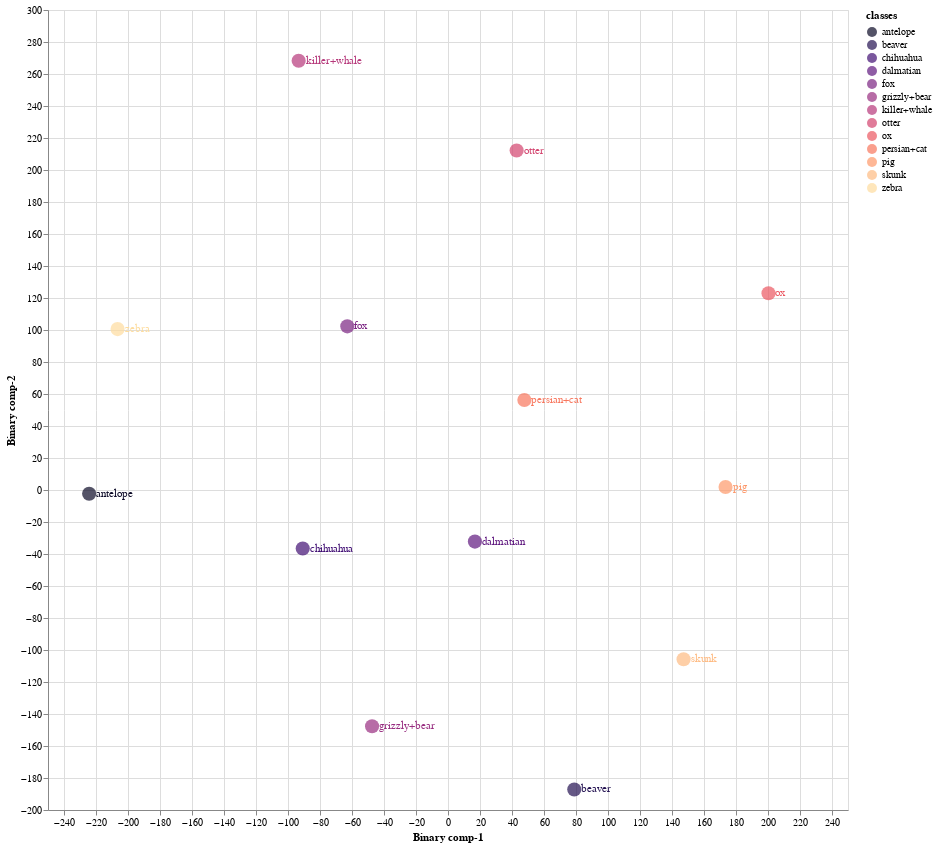
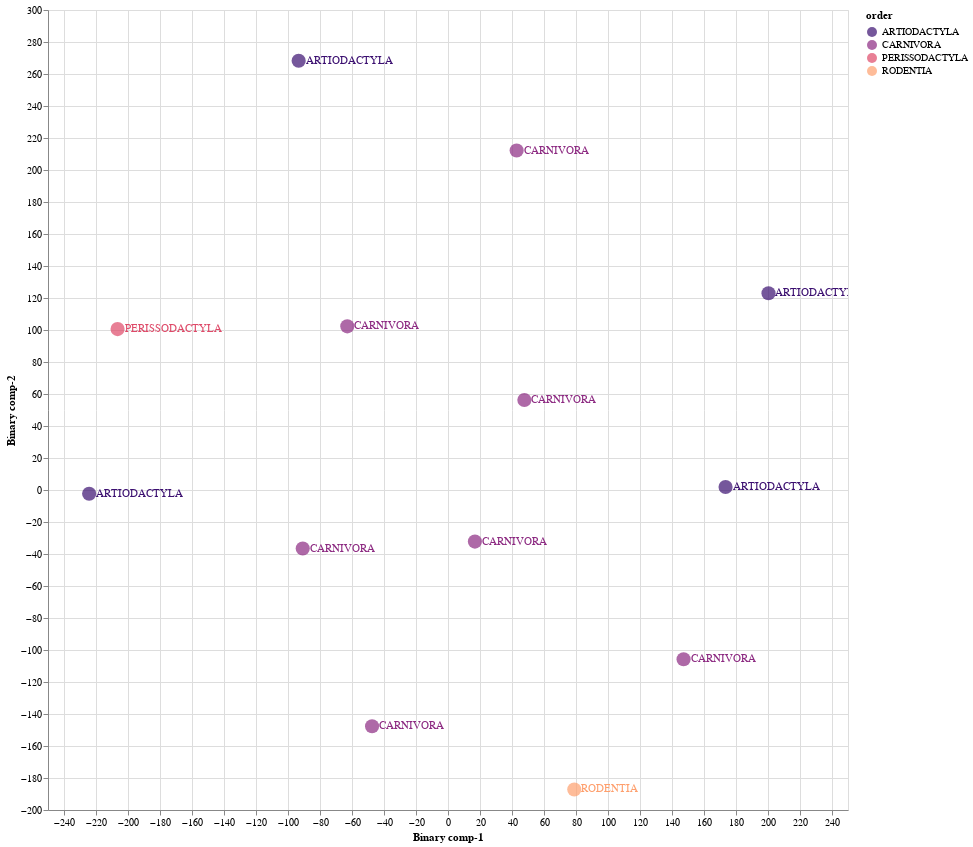

The cell these charts' notebook holds for them, in order:
### Markdown cell above
### 8.2 Train Validation Split 02

### Code cell
Train02 = CZSL(mode = "Train", 
               split = 2, 
               DNN = ProjectionNetwork1, 
               epochs = 40, 
               bs = 8, 
               numunits = 1024, 
               lr = 0.1, 
               optimiser = nn.Sigmoid(), 
               dropout = 0.2, 
               mom = 0, 
               wd = 0,  
               device = 'cuda', 
               checkpoint = CP2, 
               pred_type = 'Probabilistic', 
               dist_type = 'cosine')

#mode
#1. "Train" - Use Train Val split
#2. "Test" - For Unseen Test Data

#split
# 1 -Train/Val Split 1
# 2 -Train/Val Split 2
# 3 -Train/Val Split 3

#pred_type
#1. "Probabilistic" - continous real numbers giving probability for prdiction to be 1
#2. "Deterministic" - 1 or 0 prediction values

#dist_type
#1. euclidean
#2. cosine
#3. hamming
#4. jaccard

### Figure 1 — Vega-Lite specification as saved in the notebook (floating-point values rounded to 4 significant figures)
{"config": {"view": {"continuousWidth": 400, "continuousHeight": 300}}, "layer": [{"mark": {"type": "circle", "size": 200}, "encoding": {"color": {"field": "classes", "scale": {"scheme": "Magma"}, "type": "nominal"}, "x": {"field": "Binary comp-1", "type": "quantitative"}, "y": {"field": "Binary comp-2", "type": "quantitative"}}, "height": 800, "selection": {"selector015": {"type": "interval", "bind": "scales", "encodings": ["x", "y"]}}, "width": 800}, {"mark": {"type": "text", "align": "left", "baseline": "middle", "dx": 7}, "encoding": {"color": {"field": "classes", "scale": {"scheme": "Magma"}, "type": "nominal"}, "text": {"field": "classes", "type": "nominal"}, "x": {"field": "Binary comp-1", "type": "quantitative"}, "y": {"field": "Binary comp-2", "type": "quantitative"}}, "height": 800, "width": 800}], "data": {"name": "data-1a6ca63be6502a2bce331b2e5d01ecc6"}, "$schema": "https://vega.github.io/schema/vega-lite/v4.17.0.json", "datasets": {"data-1a6ca63be6502a2bce331b2e5d01ecc6": [{"Binary comp-1": -224.3, "Binary comp-2": -2.363, "classes": "antelope", "sciName": "Antilope_cervicapra", "animal_label": 1, "animal_class": "antelope", "mainCommonName": "Blackbuck", "otherCommonNames": "Indian Antelope", "class": "Mammalia", "infraclass": "Placentalia", "magnorder": "Boreoeutheria", "superorder": "Laurasiatheria", "order": "ARTIODACTYLA", "suborder": "RUMINANTIA", "infraorder": "PECORA", "parvorder": null, "superfamily": null, "family": "BOVIDAE", "subfamily": "ANTILOPINAE", "tribe": "ANTILOPINI", "genus": "Antilope"}, {"Binary comp-1": -47.45, "Binary comp-2": -147.7, "classes": "grizzly+bear", "sciName": "Ursus_arctos", "animal_label": 2, "animal_class": "grizzly+bear", "mainCommonName": "Brown Bear", "otherCommonNames": "Grizzly Bear|Kodiak Bear", "class": "Mammalia", "infraclass": "Placentalia", "magnorder": "Boreoeutheria", "superorder": "Laurasiatheria", "order": "CARNIVORA", "suborder": "CANIFORMIA", "infraorder": "ARCTOIDEA", "parvorder": null, "superfamily": "URSOIDEA", "family": "URSIDAE", "subfamily": "URSINAE", "tribe": null, "genus": "Ursus"}, {"Binary comp-1": -93.34, "Binary comp-2": 268.3, "classes": "killer+whale", "sciName": "Orcinus_orca", "animal_label": 3, "animal_class": "killer+whale", "mainCommonName": "Killer Whale", "otherCommonNames": "Orca", "class": "Mammalia", "infraclass": "Placentalia", "magnorder": "Boreoeutheria", "superorder": "Laurasiatheria", "order": "ARTIODACTYLA", "suborder": "WHIPPOMORPHA", "infraorder": "CETACEA", "parvorder": "ODONTOCETI", "superfamily": "DELPHINOIDEA", "family": "DELPHINIDAE", "subfamily": "INCERTAE SEDIS", "tribe": null, "genus": "Orcinus"}, {"Binary comp-1": 78.91, "Binary comp-2": -187.2, "classes": "beaver", "sciName": "Aplodontia_rufa", "animal_label": 4, "animal_class": "beaver", "mainCommonName": "Mountain Beaver", "otherCommonNames": "Boomer|Sewellel|Point Arena Mountain Beaver|Point Reyes Mountain Beaver", "class": "Mammalia", "infraclass": "Placentalia", "magnorder": "Boreoeutheria", "superorder": "Euarchontoglires", "order": "RODENTIA", "suborder": "SCIUROMORPHA", "infraorder": null, "parvorder": null, "superfamily": null, "family": "APLODONTIIDAE", "subfamily": null, "tribe": null, "genus": "Aplodontia"}, {"Binary comp-1": 16.82, "Binary comp-2": -32.24, "classes": "dalmatian", "sciName": "Canis_familiaris", "animal_label": 5, "animal_class": "dalmatian", "mainCommonName": "Domestic Dog", "otherCommonNames": "Dog|Dingo|Feral Dog|New Guinea Singing Dog|Village Dog", "class": "Mammalia", "infraclass": "Placentalia", "magnorder": "Boreoeutheria", "superorder": "Laurasiatheria", "order": "CARNIVORA", "suborder": "CANIFORMIA", "infraorder": "CANOIDEA", "parvorder": null, "superfamily": null, "family": "CANIDAE", "subfamily": null, "tribe": null, "genus": "Canis"}, {"Binary comp-1": 47.73, "Binary comp-2": 56.27, "classes": "persian+cat", "sciName": "Felis_catus", "animal_label": 6, "animal_class": "persian+cat", "mainCommonName": "Domestic Cat", "otherCommonNames": "Cat", "class": "Mammalia", "infraclass": "Placentalia", "magnorder": "Boreoeutheria", "superorder": "Laurasiatheria", "order": "CARNIVORA", "suborder": "FELIFORMIA", "infraorder": "FELOIDEA", "parvorder": null, "superfamily": null, "family": "FELIDAE", "subfamily": "FELINAE", "tribe": null, "genus": "Felis"}, {"Binary comp-1": 147.2, "Binary comp-2": -105.8, "classes": "skunk", "sciName": "Spilogale_putorius", "animal_label": 11, "animal_class": "skunk", "mainCommonName": "Alleghanian Spotted Skunk", "otherCommonNames": "Eastern Spotted Skunk", "class": "Mammalia", "infraclass": "Placentalia", "magnorder": "Boreoeutheria", "superorder": "Laurasiatheria", "order": "CARNIVORA", "suborder": "CANIFORMIA", "infraorder": "ARCTOIDEA", "parvorder": null, "superfamily": "MUSTELOIDEA", "family": "MEPHITIDAE", "subfamily": "MEPHITINAE", "tribe": null, "genus": "Spilogale"}, {"Binary comp-1": 200.3, "Binary comp-2": 122.9, "classes": "ox", "sciName": "Bos_sauveli", "animal_label": 21, "animal_class": "ox", "mainCommonName": "Kouprey", "otherCommonNames": "Gray Ox|Indochinese Forest Ox", "class": "Mammalia", "infraclass": "Placentalia", "magnorder": "Boreoeutheria", "superorder": "Laurasiatheria", "order": "ARTIODACTYLA", "suborder": "RUMINANTIA", "infraorder": "PECORA", "parvorder": null, "superfamily": null, "family": "BOVIDAE", "subfamily": "BOVINAE", "tribe": "BOVINI", "genus": "Bos"}, {"Binary comp-1": -62.93, "Binary comp-2": 102.3, "classes": "fox", "sciName": "Vulpes_lagopus", "animal_label": 22, "animal_class": "fox", "mainCommonName": "Arctic Fox", "otherCommonNames": "Polar Fox", "class": "Mammalia", "infraclass": "Placentalia", "magnorder": "Boreoeutheria", "superorder": "Laurasiatheria", "order": "CARNIVORA", "suborder": "CANIFORMIA", "infraorder": "CANOIDEA", "parvorder": null, "superfamily": null, "family": "CANIDAE", "subfamily": null, "tribe": null, "genus": "Vulpes"}, {"Binary comp-1": -90.78, "Binary comp-2": -36.59, "classes": "chihuahua", "sciName": "Canis_familiaris", "animal_label": 33, "animal_class": "chihuahua", "mainCommonName": "Domestic Dog", "otherCommonNames": "Dog|Dingo|Feral Dog|New Guinea Singing Dog|Village Dog", "class": "Mammalia", "infraclass": "Placentalia", "magnorder": "Boreoeutheria", "superorder": "Laurasiatheria", "order": "CARNIVORA", "suborder": "CANIFORMIA", "infraorder": "CANOIDEA", "parvorder": null, "superfamily": null, "family": "CANIDAE", "subfamily": null, "tribe": null, "genus": "Canis"}, {"Binary comp-1": 42.9, "Binary comp-2": 212.2, "classes": "otter", "sciName": "Aonyx_capensis", "animal_label": 36, "animal_class": "otter", "mainCommonName": "African Clawless Otter", "otherCommonNames": "Cape Clawless Otter", "class": "Mammalia", "infraclass": "Placentalia", "magnorder": "Boreoeutheria", "superorder": "Laurasiatheria", "order": "CARNIVORA", "suborder": "CANIFORMIA", "infraorder": "ARCTOIDEA", "parvorder": null, "superfamily": "MUSTELOIDEA", "family": "MUSTELIDAE", "subfamily": "LUTRINAE", "tribe": null, "genus": "Aonyx"}, {"Binary comp-1": -206.5, "Binary comp-2": 100.5, "classes": "zebra", "sciName": "Equus_grevyi", "animal_label": 38, "animal_class": "zebra", "mainCommonName": "Grevy's Zebra", "otherCommonNames": "Imperial Zebra", "class": "Mammalia", "infraclass": "Placentalia", "magnorder": "Boreoeutheria", "superorder": "Laurasiatheria", "order": "PERISSODACTYLA", "suborder": "HIPOMORPHA", "infraorder": null, "parvorder": null, "superfamily": null, "family": "EQUIDAE", "subfamily": null, "tribe": null, "genus": "Equus"}, {"Binary comp-1": 173.5, "Binary comp-2": 1.881, "classes": "pig", "sciName": "Sus_domesticus", "animal_label": 42, "animal_class": "pig", "mainCommonName": "Domestic Pig", "otherCommonNames": "Hog|Pig|Swine", "class": "Mammalia", "infraclass": "Placentalia", "magnorder": "Boreoeutheria", "superorder": "Laurasiatheria", "order": "ARTIODACTYLA", "suborder": "SUINA", "infraorder": null, "parvorder": null, "superfamily": null, "family": "SUIDAE", "subfamily": null, "tribe": null, "genus": "Sus"}]}}

### Figure 2 — Vega-Lite specification as saved in the notebook (floating-point values rounded to 4 significant figures)
{"config": {"view": {"continuousWidth": 400, "continuousHeight": 300}}, "layer": [{"mark": {"type": "circle", "size": 200}, "encoding": {"color": {"field": "order", "scale": {"scheme": "Magma"}, "type": "nominal"}, "x": {"field": "Binary comp-1", "type": "quantitative"}, "y": {"field": "Binary comp-2", "type": "quantitative"}}, "height": 800, "selection": {"selector016": {"type": "interval", "bind": "scales", "encodings": ["x", "y"]}}, "width": 800}, {"mark": {"type": "text", "align": "left", "baseline": "middle", "dx": 7}, "encoding": {"color": {"field": "order", "scale": {"scheme": "Magma"}, "type": "nominal"}, "text": {"field": "order", "type": "nominal"}, "x": {"field": "Binary comp-1", "type": "quantitative"}, "y": {"field": "Binary comp-2", "type": "quantitative"}}, "height": 800, "width": 800}], "data": {"name": "data-1a6ca63be6502a2bce331b2e5d01ecc6"}, "$schema": "https://vega.github.io/schema/vega-lite/v4.17.0.json", "datasets": {"data-1a6ca63be6502a2bce331b2e5d01ecc6": [{"Binary comp-1": -224.3, "Binary comp-2": -2.363, "classes": "antelope", "sciName": "Antilope_cervicapra", "animal_label": 1, "animal_class": "antelope", "mainCommonName": "Blackbuck", "otherCommonNames": "Indian Antelope", "class": "Mammalia", "infraclass": "Placentalia", "magnorder": "Boreoeutheria", "superorder": "Laurasiatheria", "order": "ARTIODACTYLA", "suborder": "RUMINANTIA", "infraorder": "PECORA", "parvorder": null, "superfamily": null, "family": "BOVIDAE", "subfamily": "ANTILOPINAE", "tribe": "ANTILOPINI", "genus": "Antilope"}, {"Binary comp-1": -47.45, "Binary comp-2": -147.7, "classes": "grizzly+bear", "sciName": "Ursus_arctos", "animal_label": 2, "animal_class": "grizzly+bear", "mainCommonName": "Brown Bear", "otherCommonNames": "Grizzly Bear|Kodiak Bear", "class": "Mammalia", "infraclass": "Placentalia", "magnorder": "Boreoeutheria", "superorder": "Laurasiatheria", "order": "CARNIVORA", "suborder": "CANIFORMIA", "infraorder": "ARCTOIDEA", "parvorder": null, "superfamily": "URSOIDEA", "family": "URSIDAE", "subfamily": "URSINAE", "tribe": null, "genus": "Ursus"}, {"Binary comp-1": -93.34, "Binary comp-2": 268.3, "classes": "killer+whale", "sciName": "Orcinus_orca", "animal_label": 3, "animal_class": "killer+whale", "mainCommonName": "Killer Whale", "otherCommonNames": "Orca", "class": "Mammalia", "infraclass": "Placentalia", "magnorder": "Boreoeutheria", "superorder": "Laurasiatheria", "order": "ARTIODACTYLA", "suborder": "WHIPPOMORPHA", "infraorder": "CETACEA", "parvorder": "ODONTOCETI", "superfamily": "DELPHINOIDEA", "family": "DELPHINIDAE", "subfamily": "INCERTAE SEDIS", "tribe": null, "genus": "Orcinus"}, {"Binary comp-1": 78.91, "Binary comp-2": -187.2, "classes": "beaver", "sciName": "Aplodontia_rufa", "animal_label": 4, "animal_class": "beaver", "mainCommonName": "Mountain Beaver", "otherCommonNames": "Boomer|Sewellel|Point Arena Mountain Beaver|Point Reyes Mountain Beaver", "class": "Mammalia", "infraclass": "Placentalia", "magnorder": "Boreoeutheria", "superorder": "Euarchontoglires", "order": "RODENTIA", "suborder": "SCIUROMORPHA", "infraorder": null, "parvorder": null, "superfamily": null, "family": "APLODONTIIDAE", "subfamily": null, "tribe": null, "genus": "Aplodontia"}, {"Binary comp-1": 16.82, "Binary comp-2": -32.24, "classes": "dalmatian", "sciName": "Canis_familiaris", "animal_label": 5, "animal_class": "dalmatian", "mainCommonName": "Domestic Dog", "otherCommonNames": "Dog|Dingo|Feral Dog|New Guinea Singing Dog|Village Dog", "class": "Mammalia", "infraclass": "Placentalia", "magnorder": "Boreoeutheria", "superorder": "Laurasiatheria", "order": "CARNIVORA", "suborder": "CANIFORMIA", "infraorder": "CANOIDEA", "parvorder": null, "superfamily": null, "family": "CANIDAE", "subfamily": null, "tribe": null, "genus": "Canis"}, {"Binary comp-1": 47.73, "Binary comp-2": 56.27, "classes": "persian+cat", "sciName": "Felis_catus", "animal_label": 6, "animal_class": "persian+cat", "mainCommonName": "Domestic Cat", "otherCommonNames": "Cat", "class": "Mammalia", "infraclass": "Placentalia", "magnorder": "Boreoeutheria", "superorder": "Laurasiatheria", "order": "CARNIVORA", "suborder": "FELIFORMIA", "infraorder": "FELOIDEA", "parvorder": null, "superfamily": null, "family": "FELIDAE", "subfamily": "FELINAE", "tribe": null, "genus": "Felis"}, {"Binary comp-1": 147.2, "Binary comp-2": -105.8, "classes": "skunk", "sciName": "Spilogale_putorius", "animal_label": 11, "animal_class": "skunk", "mainCommonName": "Alleghanian Spotted Skunk", "otherCommonNames": "Eastern Spotted Skunk", "class": "Mammalia", "infraclass": "Placentalia", "magnorder": "Boreoeutheria", "superorder": "Laurasiatheria", "order": "CARNIVORA", "suborder": "CANIFORMIA", "infraorder": "ARCTOIDEA", "parvorder": null, "superfamily": "MUSTELOIDEA", "family": "MEPHITIDAE", "subfamily": "MEPHITINAE", "tribe": null, "genus": "Spilogale"}, {"Binary comp-1": 200.3, "Binary comp-2": 122.9, "classes": "ox", "sciName": "Bos_sauveli", "animal_label": 21, "animal_class": "ox", "mainCommonName": "Kouprey", "otherCommonNames": "Gray Ox|Indochinese Forest Ox", "class": "Mammalia", "infraclass": "Placentalia", "magnorder": "Boreoeutheria", "superorder": "Laurasiatheria", "order": "ARTIODACTYLA", "suborder": "RUMINANTIA", "infraorder": "PECORA", "parvorder": null, "superfamily": null, "family": "BOVIDAE", "subfamily": "BOVINAE", "tribe": "BOVINI", "genus": "Bos"}, {"Binary comp-1": -62.93, "Binary comp-2": 102.3, "classes": "fox", "sciName": "Vulpes_lagopus", "animal_label": 22, "animal_class": "fox", "mainCommonName": "Arctic Fox", "otherCommonNames": "Polar Fox", "class": "Mammalia", "infraclass": "Placentalia", "magnorder": "Boreoeutheria", "superorder": "Laurasiatheria", "order": "CARNIVORA", "suborder": "CANIFORMIA", "infraorder": "CANOIDEA", "parvorder": null, "superfamily": null, "family": "CANIDAE", "subfamily": null, "tribe": null, "genus": "Vulpes"}, {"Binary comp-1": -90.78, "Binary comp-2": -36.59, "classes": "chihuahua", "sciName": "Canis_familiaris", "animal_label": 33, "animal_class": "chihuahua", "mainCommonName": "Domestic Dog", "otherCommonNames": "Dog|Dingo|Feral Dog|New Guinea Singing Dog|Village Dog", "class": "Mammalia", "infraclass": "Placentalia", "magnorder": "Boreoeutheria", "superorder": "Laurasiatheria", "order": "CARNIVORA", "suborder": "CANIFORMIA", "infraorder": "CANOIDEA", "parvorder": null, "superfamily": null, "family": "CANIDAE", "subfamily": null, "tribe": null, "genus": "Canis"}, {"Binary comp-1": 42.9, "Binary comp-2": 212.2, "classes": "otter", "sciName": "Aonyx_capensis", "animal_label": 36, "animal_class": "otter", "mainCommonName": "African Clawless Otter", "otherCommonNames": "Cape Clawless Otter", "class": "Mammalia", "infraclass": "Placentalia", "magnorder": "Boreoeutheria", "superorder": "Laurasiatheria", "order": "CARNIVORA", "suborder": "CANIFORMIA", "infraorder": "ARCTOIDEA", "parvorder": null, "superfamily": "MUSTELOIDEA", "family": "MUSTELIDAE", "subfamily": "LUTRINAE", "tribe": null, "genus": "Aonyx"}, {"Binary comp-1": -206.5, "Binary comp-2": 100.5, "classes": "zebra", "sciName": "Equus_grevyi", "animal_label": 38, "animal_class": "zebra", "mainCommonName": "Grevy's Zebra", "otherCommonNames": "Imperial Zebra", "class": "Mammalia", "infraclass": "Placentalia", "magnorder": "Boreoeutheria", "superorder": "Laurasiatheria", "order": "PERISSODACTYLA", "suborder": "HIPOMORPHA", "infraorder": null, "parvorder": null, "superfamily": null, "family": "EQUIDAE", "subfamily": null, "tribe": null, "genus": "Equus"}, {"Binary comp-1": 173.5, "Binary comp-2": 1.881, "classes": "pig", "sciName": "Sus_domesticus", "animal_label": 42, "animal_class": "pig", "mainCommonName": "Domestic Pig", "otherCommonNames": "Hog|Pig|Swine", "class": "Mammalia", "infraclass": "Placentalia", "magnorder": "Boreoeutheria", "superorder": "Laurasiatheria", "order": "ARTIODACTYLA", "suborder": "SUINA", "infraorder": null, "parvorder": null, "superfamily": null, "family": "SUIDAE", "subfamily": null, "tribe": null, "genus": "Sus"}]}}
